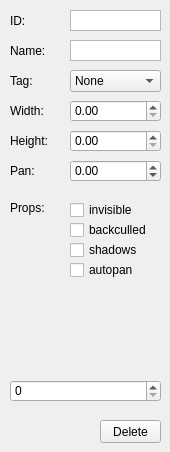
    <widget class="QWidget" name="sprites">
     <attribute name="icon">
      <iconset resource="resources.qrc">
       <normaloff>:/Icons/tools-sprite.png</normaloff>:/Icons/tools-sprite.png</iconset>
     </attribute>
     <attribute name="title">
      <string>Sprites</string>
     </attribute>
     <widget class="QLabel" name="labelSpriteID">
      <property name="geometry">
       <rect>
        <x>10</x>
        <y>10</y>
        <width>61</width>
        <height>21</height>
       </rect>
      </property>
      <property name="text">
       <string>ID:</string>
      </property>
     </widget>
     <widget class="QDoubleSpinBox" name="spinSpriteWidth">
      <property name="geometry">
       <rect>
        <x>70</x>
        <y>100</y>
        <width>91</width>
        <height>22</height>
       </rect>
      </property>
      <property name="minimum">
       <double>0.000000000000000</double>
      </property>
      <property name="maximum">
       <double>16384.000000000000000</double>
      </property>
      <property name="singleStep">
       <double>0.250000000000000</double>
      </property>
     </widget>
     <widget class="QPlainTextEdit" name="plainSpriteName">
      <property name="geometry">
       <rect>
        <x>70</x>
        <y>40</y>
        <width>91</width>
        <height>21</height>
       </rect>
      </property>
      <property name="verticalScrollBarPolicy">
       <enum>Qt::ScrollBarPolicy::ScrollBarAlwaysOff</enum>
      </property>
      <property name="horizontalScrollBarPolicy">
       <enum>Qt::ScrollBarPolicy::ScrollBarAlwaysOff</enum>
      </property>
      <property name="lineWrapMode">
       <enum>QPlainTextEdit::LineWrapMode::NoWrap</enum>
      </property>
      <property name="readOnly">
       <bool>false</bool>
      </property>
     </widget>
     <widget class="QDoubleSpinBox" name="spinSpritePan">
      <property name="geometry">
       <rect>
        <x>70</x>
        <y>160</y>
        <width>91</width>
        <height>22</height>
       </rect>
      </property>
      <property name="minimum">
       <double>-180.000000000000000</double>
      </property>
      <property name="maximum">
       <double>180.000000000000000</double>
      </property>
     </widget>
     <widget class="WdgTextureView" name="widgetSpriteTexture" native="true">
      <property name="geometry">
       <rect>
        <x>50</x>
        <y>300</y>
        <width>64</width>
        <height>64</height>
       </rect>
      </property>
     </widget>
     <widget class="QDoubleSpinBox" name="spinSpriteHeight">
      <property name="geometry">
       <rect>
        <x>70</x>
        <y>130</y>
        <width>91</width>
        <height>22</height>
       </rect>
      </property>
      <property name="minimum">
       <double>0.000000000000000</double>
      </property>
      <property name="maximum">
       <double>16384.000000000000000</double>
      </property>
      <property name="singleStep">
       <double>0.250000000000000</double>
      </property>
     </widget>
     <widget class="QCheckBox" name="checkSpriteInvisible">
      <property name="geometry">
       <rect>
        <x>70</x>
        <y>200</y>
        <width>91</width>
        <height>20</height>
       </rect>
      </property>
      <property name="toolTip">
       <string>Not drawn</string>
      </property>
      <property name="text">
       <string>invisible</string>
      </property>
     </widget>
     <widget class="QCheckBox" name="checkSpriteBackculled">
      <property name="geometry">
       <rect>
        <x>70</x>
        <y>220</y>
        <width>91</width>
        <height>20</height>
       </rect>
      </property>
      <property name="toolTip">
       <string>Hidden when seen from behind</string>
      </property>
      <property name="text">
       <string>backculled</string>
      </property>
     </widget>
     <widget class="QLabel" name="labelSpriteHeight">
      <property name="geometry">
       <rect>
        <x>10</x>
        <y>130</y>
        <width>61</width>
        <height>21</height>
       </rect>
      </property>
      <property name="text">
       <string>Height:</string>
      </property>
     </widget>
     <widget class="QLabel" name="labelSpriteProperties">
      <property name="geometry">
       <rect>
        <x>10</x>
        <y>200</y>
        <width>61</width>
        <height>16</height>
       </rect>
      </property>
      <property name="text">
       <string>Props:</string>
      </property>
     </widget>
     <widget class="QPlainTextEdit" name="plainSpriteID">
      <property name="geometry">
       <rect>
        <x>70</x>
        <y>10</y>
        <width>91</width>
        <height>21</height>
       </rect>
      </property>
      <property name="verticalScrollBarPolicy">
       <enum>Qt::ScrollBarPolicy::ScrollBarAlwaysOff</enum>
      </property>
      <property name="horizontalScrollBarPolicy">
       <enum>Qt::ScrollBarPolicy::ScrollBarAlwaysOff</enum>
      </property>
      <property name="lineWrapMode">
       <enum>QPlainTextEdit::LineWrapMode::NoWrap</enum>
      </property>
      <property name="readOnly">
       <bool>true</bool>
      </property>
     </widget>
     <widget class="QLabel" name="labelSpritePan">
      <property name="geometry">
       <rect>
        <x>10</x>
        <y>160</y>
        <width>61</width>
        <height>21</height>
       </rect>
      </property>
      <property name="text">
       <string>Pan:</string>
      </property>
     </widget>
     <widget class="QLabel" name="labelSpriteTag">
      <property name="geometry">
       <rect>
        <x>10</x>
        <y>70</y>
        <width>61</width>
        <height>21</height>
       </rect>
      </property>
      <property name="text">
       <string>Tag:</string>
      </property>
     </widget>
     <widget class="QLabel" name="labelSpriteName">
      <property name="geometry">
       <rect>
        <x>10</x>
        <y>40</y>
        <width>61</width>
        <height>21</height>
       </rect>
      </property>
      <property name="text">
       <string>Name:</string>
      </property>
     </widget>
     <widget class="QCheckBox" name="checkSpriteAutopan">
      <property name="geometry">
       <rect>
        <x>70</x>
        <y>260</y>
        <width>91</width>
        <height>20</height>
       </rect>
      </property>
      <property name="toolTip">
       <string>Always faces the camera</string>
      </property>
      <property name="text">
       <string>autopan</string>
      </property>
     </widget>
     <widget class="QComboBox" name="comboSpriteTag">
      <property name="geometry">
       <rect>
        <x>70</x>
        <y>70</y>
        <width>91</width>
        <height>22</height>
       </rect>
      </property>
      <item>
       <property name="text">
        <string>None</string>
       </property>
      </item>
      <item>
       <property name="text">
        <string>Screw</string>
       </property>
      </item>
     </widget>
     <widget class="QSpinBox" name="spinSpriteTexture">
      <property name="geometry">
       <rect>
        <x>10</x>
        <y>380</y>
        <width>151</width>
        <height>22</height>
       </rect>
      </property>
      <property name="minimum">
       <number>0</number>
      </property>
      <property name="maximum">
       <number>1024</number>
      </property>
     </widget>
     <widget class="QLabel" name="labelSpriteWidth">
      <property name="geometry">
       <rect>
        <x>10</x>
        <y>100</y>
        <width>61</width>
        <height>21</height>
       </rect>
      </property>
      <property name="text">
       <string>Width:</string>
      </property>
     </widget>
     <widget class="QPushButton" name="pushSpriteDelete">
      <property name="geometry">
       <rect>
        <x>100</x>
        <y>420</y>
        <width>61</width>
        <height>23</height>
       </rect>
      </property>
      <property name="text">
       <string>Delete</string>
      </property>
     </widget>
     <widget class="QCheckBox" name="checkSpriteShadows">
      <property name="geometry">
       <rect>
        <x>70</x>
        <y>240</y>
        <width>91</width>
        <height>20</height>
       </rect>
      </property>
      <property name="toolTip">
       <string>Blocks the light of local lights</string>
      </property>
      <property name="text">
       <string>shadows</string>
      </property>
     </widget>
    </widget>
